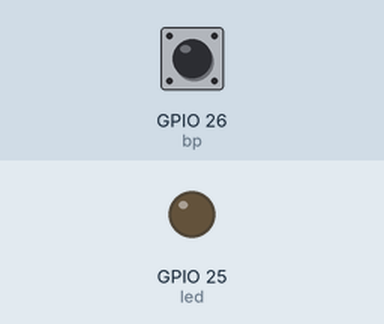
Simulated run of this program. Board: ESP32 board running MicroPython. On the bench: output pins drawn as LEDs (lit = HIGH). The inputs (shaded band) are chosen by the test bench; at power-on: GPIO 26 (bp) LOW.

Above: at 1.2 s.
1.3 s: GPIO 26 (bp) pulled HIGH for 0.15 s
At 1.37 s:
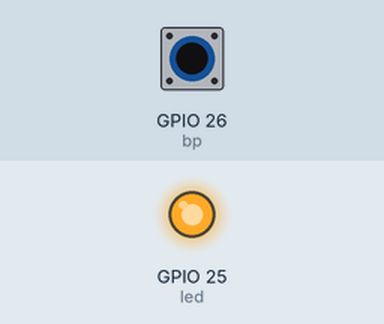
2.9 s: GPIO 26 (bp) pulled HIGH for 3.2 s
At 7.4 s:
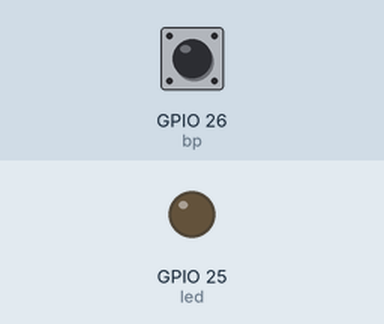
Timing chart, 0 to 8.9 s (numbered marks = the images above; inputs shaded):
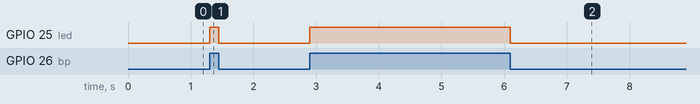

Measured:
- after the input at 1.3 s, GPIO 25 (led): LOW → HIGH at once, → LOW 0.15 s later
- after the input at 2.9 s, GPIO 25 (led): LOW → HIGH at once, → LOW 3.2 s later

The program:

bouton.py
```python
from machine import Pin

led = Pin(25, Pin.OUT)  # broche 25 en sortie
bp = Pin(26, mode=Pin.IN, pull=Pin.PULL_DOWN)


while True:
    if bp.value() == 1:
        led.value(1)   # allume la LED1
    else:
        led.value(0)   # éteint la LED1


#bp = Pin(26, mode=Pin.IN, pull=Pin.PULL_DOWN)
#bp = Pin(26, mode=Pin.IN, pull=Pin.PULL_UP)
```
